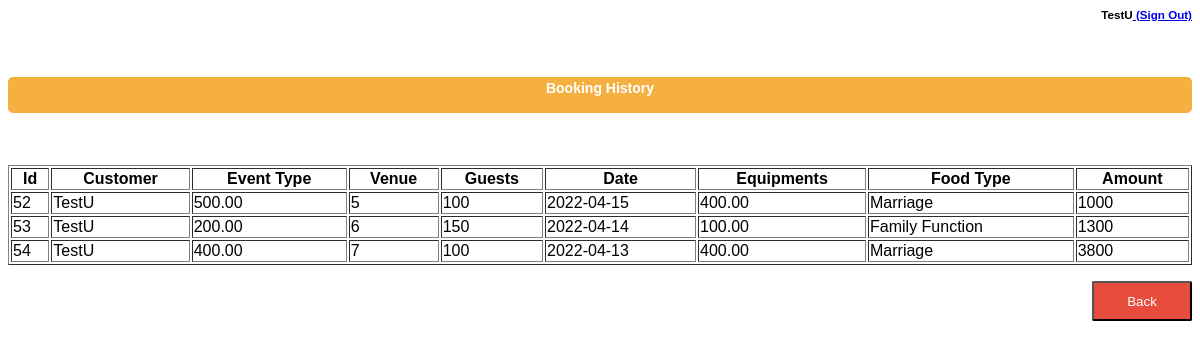
The app's page /bookingHistoryAdmin.php (signed in) with its own data.
### tables this page shows
CREATE TABLE IF NOT EXISTS `book_event` (
  `Id` int(11) NOT NULL AUTO_INCREMENT,
  `e_type` varchar(50) DEFAULT NULL,
  `place` varchar(50) DEFAULT NULL,
  `no_guest` int(11) DEFAULT NULL,
  `date` varchar(50) DEFAULT NULL,
  `equip` varchar(50) DEFAULT NULL,
  `f_type` varchar(50) DEFAULT NULL,
  `total` float DEFAULT NULL,
  `CustomerID` int(11) DEFAULT NULL,
  `CustomerName` varchar(50) NOT NULL,
  `Paid` tinyint(1) DEFAULT NULL,
  PRIMARY KEY (`Id`)
);

### bookingHistoryAdmin.php (the view, shortened to what this page needs)
<?php
include('session.php');
?>
<html>
   <head>
   <h5 style="text-align:right;"> <?php echo $_SESSION['Username']; ?><a href = "logout.php">  (Sign Out)</a></h5>
   </head>
   <body bgcolor = "#FFFFFF">
	<br><br>
      <div  align = "left" >
         <div style = "width:100%; border: solid 1px #00000 ;border-radius: 25px; " align = "left">
            <div style = "background-color:#F5B041; color:#FFFFFF;height:30px; padding:3px;margin-top:5px;border-radius: 5px;text-align:center;"><b>Booking History</b></div>
            <div style = "margin:10px">
               <br><br>
            </div>
         </div>
      </div>
      <?php
        $sql = "SELECT * FROM book_event WHERE Paid=1";
        $result = mysqli_query($db,$sql);
        echo "<table border='1' style='width:100%;'>
        <tr>
        <th>Id</th>
        <th>Customer</th>
        <th>Event Type</th>
        <th>Venue</th>
        <th>Guests</th>
        <th>Date</th>
        <th>Equipments</th>
        <th>Food Type</th>
        <th>Amount</th>
        </tr>";
        while($row = mysqli_fetch_array($result))
        {
         $now = new DateTime();
         $date = new DateTime($row['date']);
      if($date<$now)
      {
        echo "<tr>";
        echo "<td>" . $row['Id'] . "</td>";
        echo "<td>" . $row['CustomerName'] . "</td>";
        echo "<td>" . $row['e_type'] . "</td>";
        echo "<td>" . $row['place'] . "</td>";
        echo "<td>" . $row['no_guest'] . "</td>";
        echo "<td>" . $row['date'] . "</td>";
        echo "<td>" . $row['equip'] . "</td>";
        echo "<td>" . $row['f_type'] . "</td>";
        echo "<td>" . $row['total'] . "</td>";
        echo "</tr>";
      }
        }
        echo "</table>";
        ?>
        <br>
      <button style="background-color:#E74C3C; border-radius:2px;color:white;float: right;width:100px;height:40px;margin-left:10px;" onclick=window.location.href='welcome.php'  name="submit" class="btn btn-primary btn-block btn-large">Back</button>
   </body>
</html>

### bookingHistoryAdmin.php (style rules this page uses)
body { font-family:Arial, Helvetica, sans-serif; font-size:14px; }

### records on screen
book_event: Id "52", CustomerName "TestU", e_type "500.00", place "5", no_guest "100", date "2022-04-15", equip "400.00", f_type "Marriage", total "1000"
book_event: Id "53", CustomerName "TestU", e_type "200.00", place "6", no_guest "150", date "2022-04-14", equip "100.00", f_type "Family Function", total "1300"
book_event: Id "54", CustomerName "TestU", e_type "400.00", place "7", no_guest "100", date "2022-04-13", equip "400.00", f_type "Marriage", total "3800"

### other values on screen
$_SESSION['Username'] "TestU"
